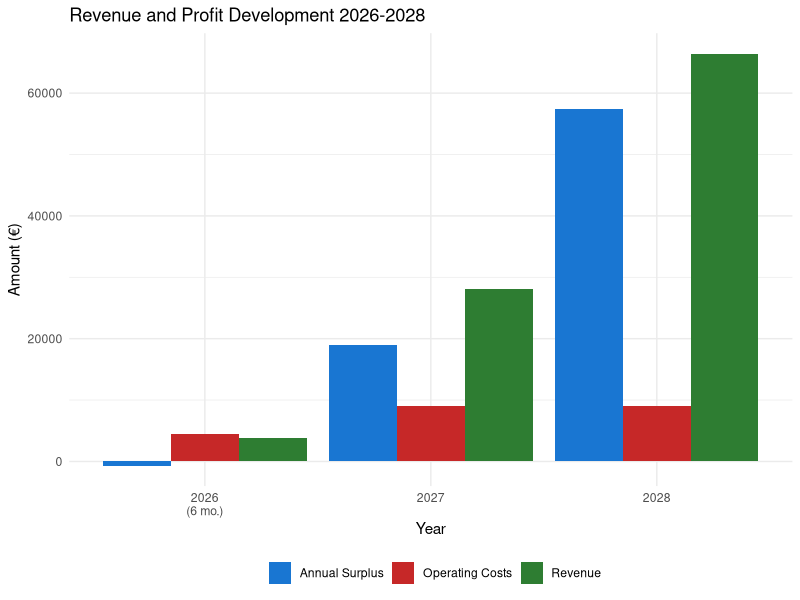

The R script that drew this image:
## ---- chunk 1
#| echo: false
#| eval: true
#| label: fig-unternehmensentwicklung
#| fig-cap: "Revenue and Profit Development 2026-2028"
library(tidyverse)

# Creating data
jahre <- c("2026\n(6 mo.)", "2027", "2028")
umsatz <- c(3868, 28084, 66404)
kosten <- c(4530, 9060, 9060)
gewinn <- c(-662, 19024, 57344)

df <- tibble(
  Year = factor(jahre, levels = jahre),
  Revenue = umsatz,
  `Operating Costs` = kosten,
  `Annual Surplus` = gewinn
)

# Creating plot
df_long <- df |>
  pivot_longer(cols = -Year, names_to = "Category", values_to = "Amount")

ggplot(df_long, aes(x = Year, y = Amount, fill = Category)) +
  geom_col(position = "dodge") +
  scale_fill_manual(values = c("Revenue" = "#2E7D32",
                                "Operating Costs" = "#C62828",
                                "Annual Surplus" = "#1976D2")) +
  labs(title = "Revenue and Profit Development 2026-2028",
       x = "Year",
       y = "Amount (€)",
       fill = "") +
  theme_minimal() +
  theme(legend.position = "bottom")
